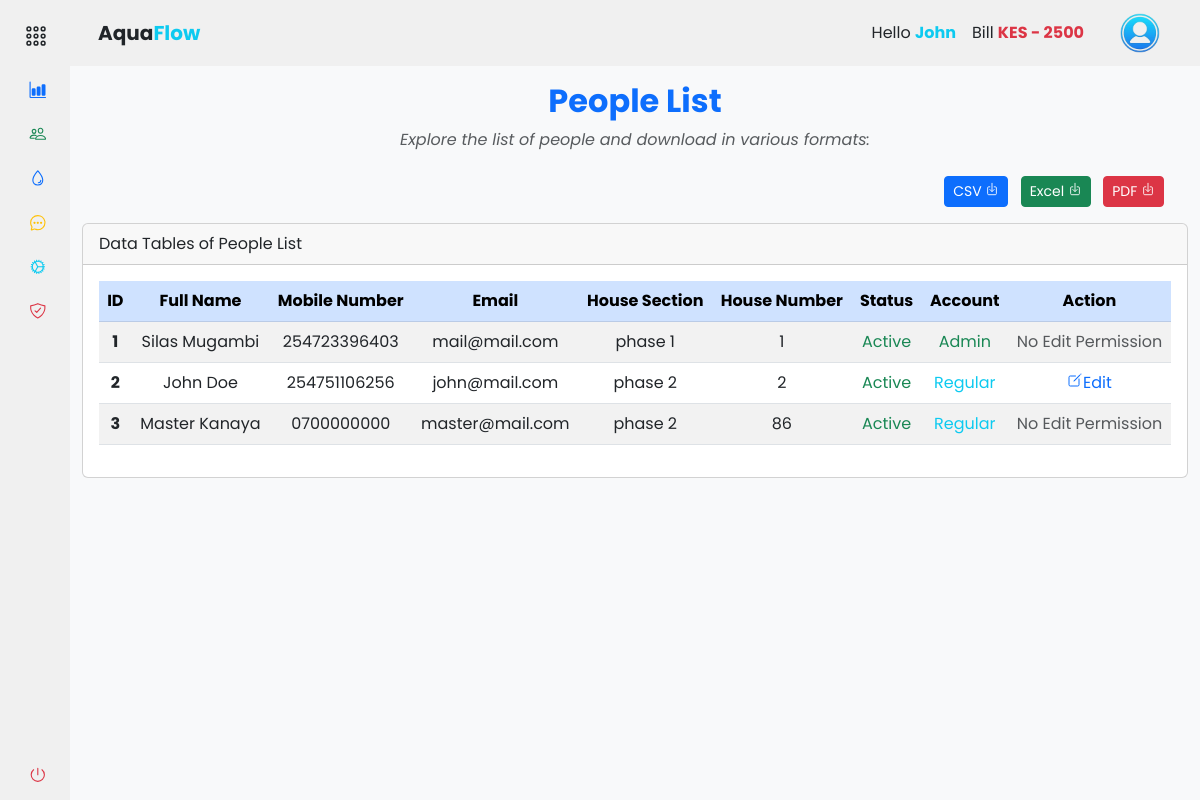
Page /accounts/people/people_list (signed in) on the earlier database version.
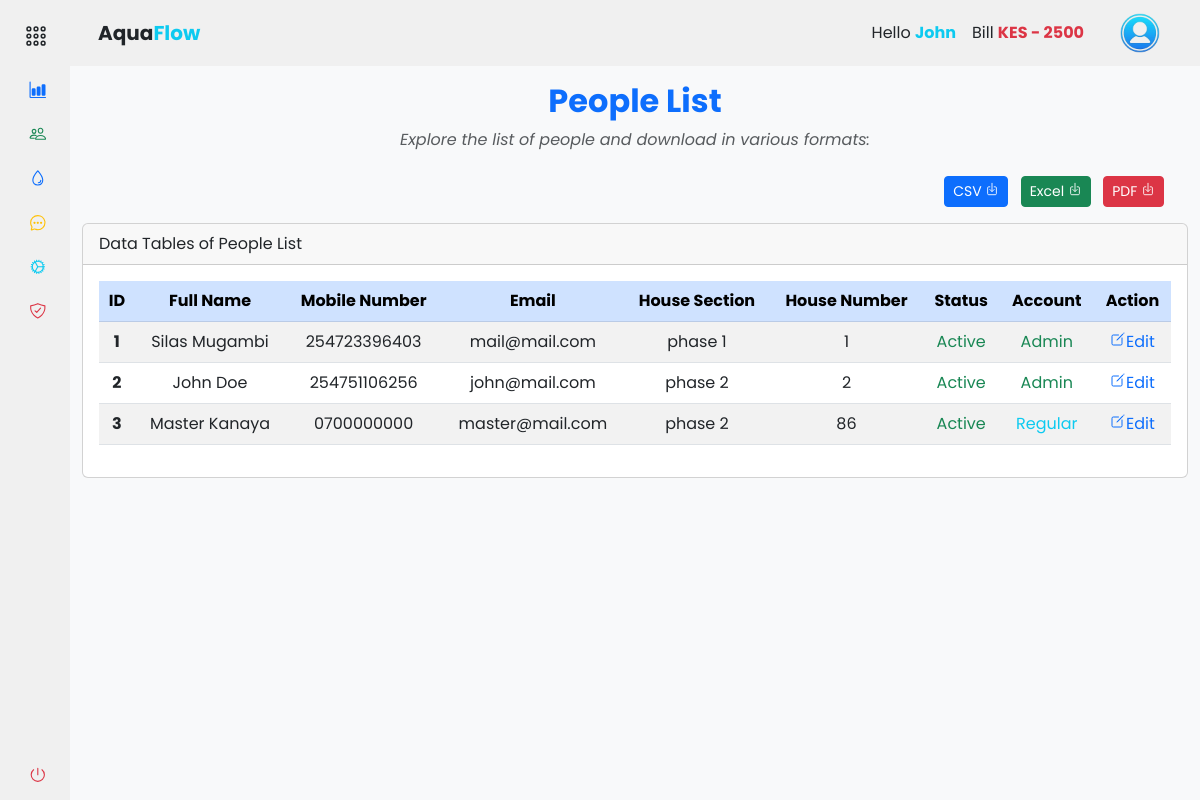
Same page on the later database version.
### app/backend/models/user.py (models this page shows, shortened)
class User(db.Model, UserMixin):
    id = db.Column(db.Integer, primary_key=True)
    mobile_number = db.Column(db.String(20), unique=True, nullable=False)
    password_hash = db.Column(db.String(128), nullable=False)
    first_name = db.Column(db.String(50))
    last_name = db.Column(db.String(50))
    email = db.Column(db.String(120))
    house_section = db.Column(db.String(50))
    house_number = db.Column(db.String(20))
    profile_image = db.Column(db.String(255))
    is_active = db.Column(db.Boolean, default=True)
    is_admin = db.Column(db.Boolean, default=False)
    meter_readings = db.relationship('MeterReading', backref='user', lazy=True)
    payments = db.relationship('Payment', backref='user', lazy=True)

### app/backend/accounts/people/routes.py (the view)
@people_bp.route('/people_list')
@login_required
def people_list():
    if current_user.is_authenticated:
        people_list = User.query.all()
        return render_template('accounts/people_list.html', hide_footer=True, people_list=people_list)
    else:
        return redirect(url_for('auth.login'))

### app/backend/accounts/accounts_context.py (called while the page is built)
def accounts_context():
    people = 'silas'
    bill = int('2500')
    return {'people': people, 'bill': bill}

def inject_now():
    return {'now': datetime.utcnow() + timedelta(hours=3)}

### app/assets/templates/accounts/people_list.html (shortened to what this page needs)
{% extends "base.html" %} {% block content %}
<div class="container-fluid">
  <div class="text-center mt-3">
    <h2 class="mb-2 fw-bold text-primary">People List</h2>
    <p class="mb-4 text-muted fst-italic">
      Explore the list of people and download in various formats:
    </p>
  </div>
  <div class="row">
    <div class="col-md-12">
      <div class="mb-3 float-end me-3">
        <a
          href="{{ url_for('accounts.people.download_users', format='csv') }}"
          class="btn btn-sm me-2 btn-primary"
          download="people_list.csv"
        >
          CSV <ion-icon name="download-outline"></ion-icon>
        </a>
        <a
          href="{{ url_for('accounts.people.download_users', format='excel') }}"
          class="btn btn-sm me-2 btn-success"
          download="people_list.xlsx"
        >
          Excel <ion-icon name="download-outline"></ion-icon>
        </a>
        <a
          href="{{ url_for('accounts.people.download_users', format='pdf') }}"
          class="btn btn-sm me-2 btn-danger"
          download="people_list.pdf"
        >
          PDF <ion-icon name="download-outline"></ion-icon>
        </a>
      </div>
    </div>
  </div>
  <div class="col-md-12">
    <div class="card">
      <div class="card-header">Data Tables of People List</div>
      <div class="card-body">
        <div class="table-responsive">
          <table
            id="example"
            class="table table-striped data-table text-center"
            style="width: 100%"
          >
            <thead class="table-primary">
              <tr>
                <th scope="col">ID</th>
                <th scope="col">Full Name</th>
                <th scope="col">Mobile Number</th>
                <th scope="col">Email</th>
                <th scope="col">House Section</th>
                <th scope="col">House Number</th>
                <th scope="col">Status</th>
                <th scope="col">Account</th>
                <th scope="col">Action</th>
              </tr>
            </thead>
            <tbody>
              {% for person in people_list %}
              <tr>
                <th scope="row">{{ person.id }}</th>
                <td>
                  {{ person.first_name.title() ~ " " ~ person.last_name.title()
                  }}
                </td>
                <td>{{ person.mobile_number }}</td>
                <td>{{ person.email }}</td>
                <td>{{ person.house_section }}</td>
                <td>{{ person.house_number }}</td>
                <td>
                  {% if person.is_active %}
                  <span class="text-success">Active</span>
                  {% else %}
                  <span class="text-danger">Inactive</span>
                  {% endif %}
                </td>
                <td>
                  {% if person.is_admin %}
                  <span class="text-success">Admin</span>
                  {% else %}
                  <span class="text-info">Regular</span>
                  {% endif %}
                </td>
                <td>
                  {% if current_user.is_admin or current_user.id == person.id %}
                  <a
                    href="{{ url_for('accounts.people.edit_user', user_id=person.id) }}"
                  >
                    <ion-icon name="create-outline"></ion-icon>Edit
                  </a>
                  {% else %}
                  <span class="text-muted">No Edit Permission</span>
                  {% endif %}
                </td>
              </tr>
              {% endfor %}
            </tbody>
          </table>
        </div>
      </div>
    </div>
  </div>
</div>
{% endblock %}

### app/assets/templates/base.html (shortened to what this page needs)
<!DOCTYPE html>
<html lang="en">
  <head>
    <link
      rel="stylesheet"
      href="{{ url_for('static', filename='css/vendor/bootstrap.min.css') }}"
    />
    <link
      rel="stylesheet"
      href="{{ url_for('static', filename='css/styles.css') }}"
    />
  </head>
  <body>
    <div class="wrapper">
      {% include '/components/sidebar.html' %}
      <section class="main">
        {% include '/components/navbar.html' %}
        <main>
          {% block content %}{% endblock %}
        </main>
      </section>
    </div>
  </body>
</html>

### app/assets/templates/components/sidebar.html (shortened to what this page needs)
{% if not hide_sidebar %}
<aside id="sidebar">
  <div class="d-flex mt-2">
    <button class="toggle-btn" type="button">
      <ion-icon name="apps-outline" class="text-dark"></ion-icon>
    </button>
  </div>
  <ul class="sidebar-nav">
    <li class="sidebar-item">
      <a
        href="{{ url_for('accounts.dashboard.dashboard') }}"
        class="sidebar-link"
      >
        <ion-icon name="bar-chart" class="text-primary me-2"></ion-icon>
      </a>
    </li>
    <li class="sidebar-item">
      <a
        href="#people"
        class="sidebar-link collapsed has-dropdown"
        data-bs-toggle="collapse"
        data-bs-target="#people"
        aria-expanded="false"
        aria-controls="people"
      >
        <ion-icon name="people-outline" class="text-success"></ion-icon>
      </a>
    </li>
    <li class="sidebar-item">
      <a
        href="#records_water_supply"
        class="sidebar-link collapsed has-dropdown"
        data-bs-toggle="collapse"
        data-bs-target="#records_water"
        aria-expanded="false"
        aria-controls="records_water"
      >
        <ion-icon name="water-outline" class="text-primary"></ion-icon>
      </a>
    </li>
    <li class="sidebar-item">
      <a
        href="{{ url_for('accounts.messages.messages') }}"
        class="sidebar-link"
      >
        <ion-icon
          name="chatbubble-ellipses-outline"
          class="text-warning"
        ></ion-icon>
      </a>
    </li>
    <li class="sidebar-item">
      <a
        href="{{ url_for('accounts.settings.settings') }}"
        class="sidebar-link"
      >
        <ion-icon name="cog-outline" class="text-info"></ion-icon>
      </a>
    </li>
    <li class="sidebar-item">
      <a
        href="{{ url_for('accounts.security.security_options') }}"
        class="sidebar-link"
      >
        <ion-icon
          name="shield-checkmark-outline"
          class="text-danger"
        ></ion-icon>
      </a>
    </li>
  </ul>
  <div class="sidebar-footer">
    <a
      class="sidebar-link"
      href="{{ url_for('auth.logout') }}"
      onclick="localStorage.clear();"
    >
      <ion-icon name="power-outline" class="text-danger"></ion-icon>
    </a>
  </div>
</aside>
{% endif %}

### app/assets/templates/components/navbar.html (shortened to what this page needs)
{% if not hide_navbar %}
<header
  id="navbar"
  class="navbar navbar-expand-lg sticky-sm-top {% if not current_user.is_authenticated %}bg-dark{% endif %}"
>
  <div class="container-fluid">
    <a
      class="navbar-brand text-center d-flex align-items-center fw-bold ms-3 {% if not current_user.is_authenticated %}text-light{% else %}text-dark{% endif %}"
      href="#"
    >
      Aqua<span class="text-info">Flow</span>
    </a>
    <div class="collapse navbar-collapse" id="navbarToggler">
      <div class="d-flex align-items-center ms-auto">
         {% if current_user.is_authenticated %}
        <ul class="navbar-nav me-3">
          <li class="nav-item">
            <a class="nav-link text-dark">
              Hello
              <span class="text-info fw-bold"
                >{{ current_user.first_name.title() }}</span
              >
            </a>
          </li>
          <li class="nav-item">
            <a class="nav-link text-dark">
              Bill
              <span
                class="fw-bold {% if bill > 0 %}text-danger{% else %}text-success{% endif %}"
                >KES {% if bill > 0 %}-{% endif %} {{ bill }}</span
              >
            </a>
          </li>
        </ul>
        <div class="btn-group">
          <button
            type="button"
            class="btn navbar-brand rounded-circle border-0"
            data-bs-toggle="dropdown"
            aria-expanded="false"
          >
            <img
              src="{{ url_for('static', filename='images/user.png') }}"
              alt="logo image"
              height="40px"
              width="40px"
            />
          </button>
        </div>
        {% endif %}
      </div>
    </div>
  </div>
</header>
{% endif %}

### app/assets/static/css/styles.css (style rules this page uses)
a { text-decoration: none; }
li { list-style: none; }
button { border: none !important; outline: none; }
body { font-family: "Poppins", sans-serif; }
.wrapper { display: flex; overflow: hidden; height: 100vh; }
#sidebar { width: 70px; min-width: 70px; z-index: 1000; transition: all 0.25s ease-in-out; display: flex; flex-direction: column; }
.toggle-btn { background-color: transparent; cursor: pointer; border: 0; padding: 1rem 1.5rem; }
.toggle-btn ion-icon { color: #000; font-size: 1.5rem; }
.sidebar-nav { padding: 0rem; flex: 1 1 auto; }
a.sidebar-link { padding: 0.625rem 1.625rem; color: #000; display: block; font-size: 0.9rem; border-radius: 5px; white-space: nowrap; border-left: 3px solid transparent; transition: background-color 0.3s ease, margin-inline-start 0.3s ease, border-left 0.3s ease; }
.sidebar-link ion-icon { font-size: 1.1rem; margin-right: 0.75rem; }
.sidebar-item { position: relative; }
.main { min-height: 100vh; width: 100%; overflow-y: scroll; transition: all 0.35s ease-in-out; background-color: rgb(248, 249, 250); }
.navbar, #sidebar { background-color: #f0f0f0; z-index: 1000; }

Differences in the rows shown:
changed User "John Doe": is_admin "Regular" → "Admin"
computed for User "Silas Mugambi": text "No Edit Permission" → "Edit"
computed for User "Master Kanaya": text "No Edit Permission" → "Edit"
